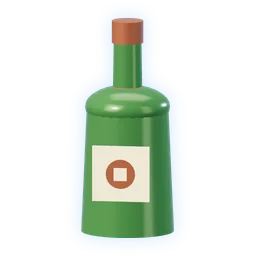
#> input picture assets/items/isl_cottage_spiced_rum.webp, 256 x 256 px
$ python -i enhance_textures.py   (imports and definitions only)
#> lines starting #> are read from the running program, lines starting #| are printed output that depends on the picture
#!/usr/bin/env python3
"""Enhance V6 character textures on disk (no Blender required)."""
import io, struct, json, sys
from pathlib import Path
import numpy as np
from PIL import Image, ImageFilter

def clamped_unsharp(rgb_u8, radius=1.2, percent=70, threshold=2):
    im = Image.fromarray(rgb_u8, 'RGB')
    us = im.filter(ImageFilter.UnsharpMask(radius=radius, percent=percent, threshold=threshold))
    lo_ = np.asarray(im.filter(ImageFilter.MinFilter(3)), np.int16)
    hi_ = np.asarray(im.filter(ImageFilter.MaxFilter(3)), np.int16)
    return np.clip(np.asarray(us, np.int16), lo_, hi_).astype(np.uint8)

# [88 lines left out: functions dilate_uv_edges, enhance_detail, enhance_eyes, not called in this run]

def enhance_tattoo(im: Image.Image) -> Image.Image:
    rgba = im.convert('RGBA')
    rgb = np.asarray(rgba.convert('RGB'), np.uint8)
    sh = clamped_unsharp(rgb, radius=0.7, percent=60, threshold=1)
    a = np.asarray(rgba)[..., 3]
    return Image.fromarray(np.dstack([sh, a]), 'RGBA')

# [78 lines left out: functions parse_glb, write_glb, inject, run, not called in this run]

# [3 lines not run here, left out]

>>> from PIL import Image
>>> picture = Image.open('../../../assets/items/isl_cottage_spiced_rum.webp')
#> picture is the input picture: PIL image 256x256 RGBA; mean R, G, B, A 89.7, 165.7, 219.9, 59.4
>>> result = enhance_tattoo(picture)
#> in enhance_tattoo, `rgb = np.asarray(rgba.convert('RGB'), np.uint8)`:
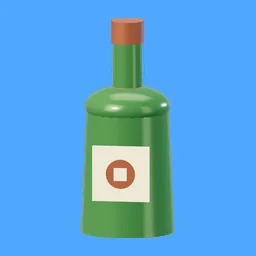
#> rgb: shape (256, 256, 3); mean R, G, B 89.7, 165.7, 219.9
#> in clamped_unsharp, `lo_ = np.asarray(im.filter(ImageFilter.MinFilter(3)), np.int16)`:
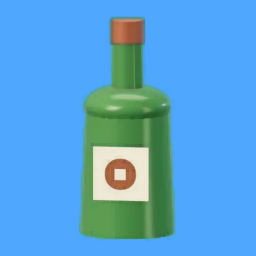
#> lo_: shape (256, 256, 3) int16; mean R, G, B 87.5, 164, 216.7
#> in clamped_unsharp, `hi_ = np.asarray(im.filter(ImageFilter.MaxFilter(3)), np.int16)`:
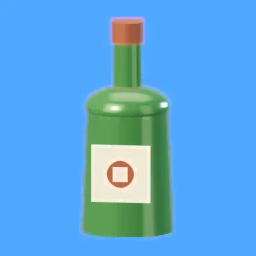
#> hi_: shape (256, 256, 3) int16; mean R, G, B 92, 167.4, 223.2
#> in enhance_tattoo, `a = np.asarray(rgba)[..., 3]`:
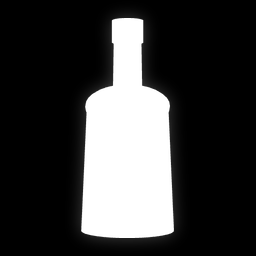
#> a: shape (256, 256); min 0, max 255, mean 59.4
